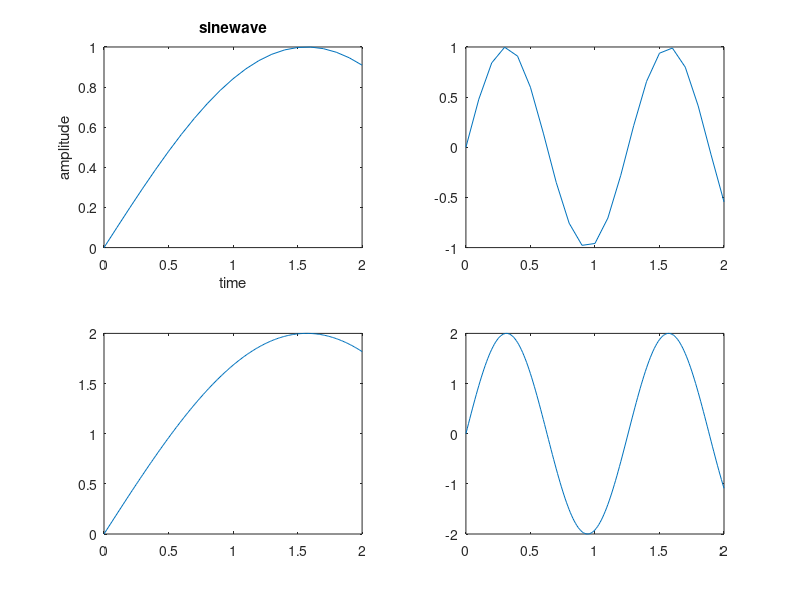

Recreate this plot in MATLAB.
           clc;
	clear;
	close;
	t=0:0.1:2 %pi;
	x=sin(t);
	subplot(2,2,1);
	plot(t,x);
	xlabel("time");
	ylabel("amplitude");
	title("sinewave");
	t=0:0.1:2  %pi;
  y=sin(5*t);
subplot(2,2,2);
	plot(t,y);
t= 0:0.01:2   %pi;
y2=2*sin(t);
subplot(2,2,3);
plot(t,y2)
y3=2*sin(5*t);
subplot(2,2,4);plot(t,y3)
